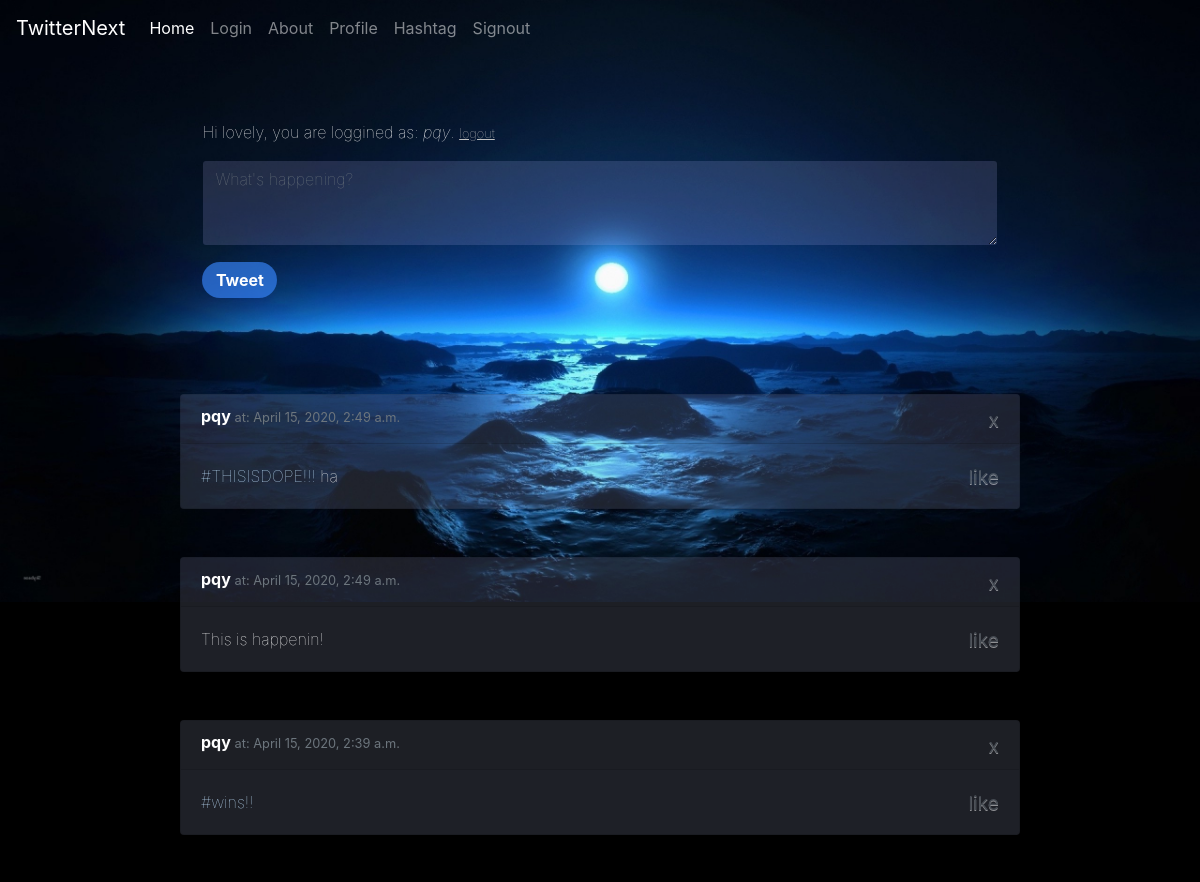
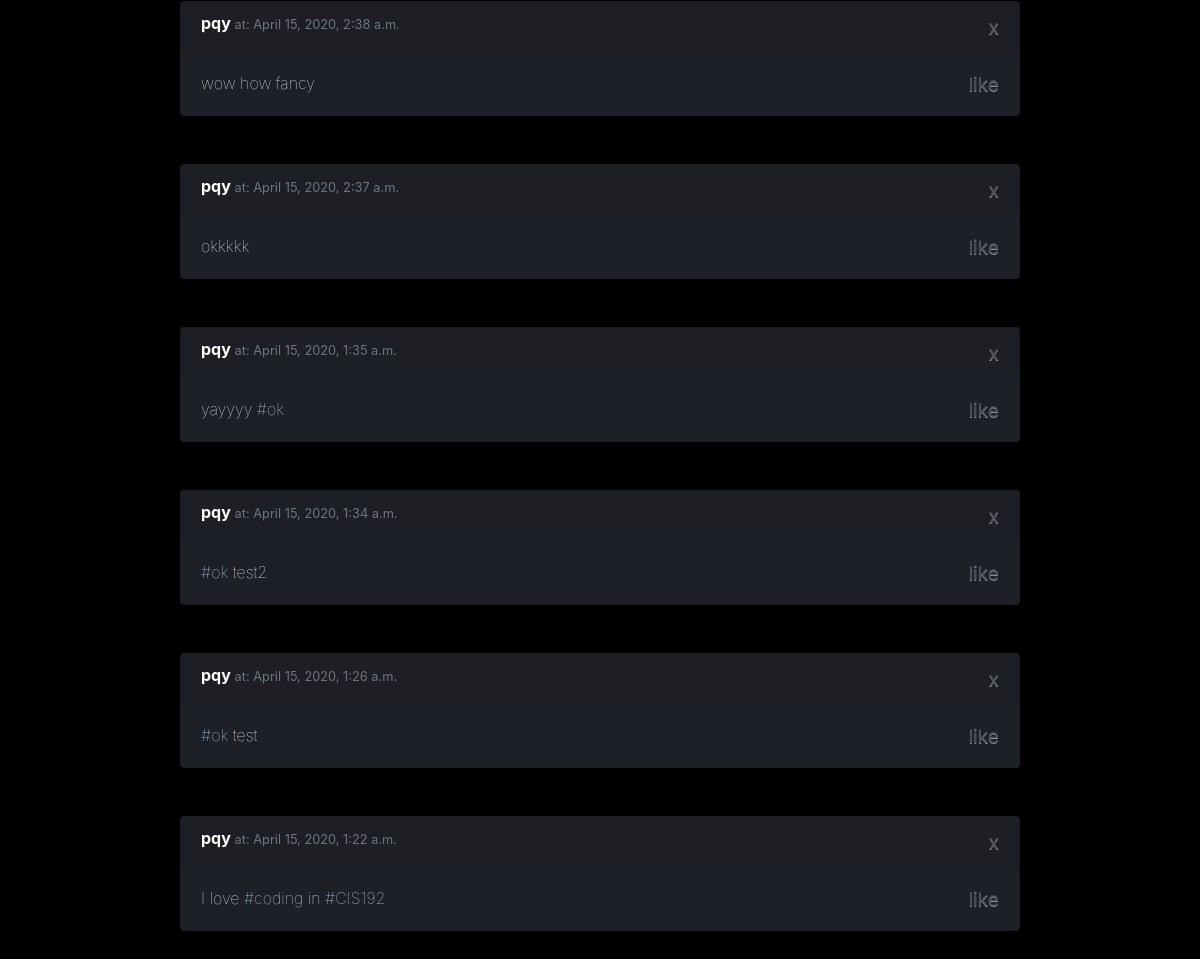
Screenshot of /home/ (signed in) with the database file from the repository (2 pictures, top to bottom).
### core/models.py (models this page shows, shortened)
class Tweet(models.Model):
    body = models.CharField(max_length=280)
    created_at = models.DateTimeField(auto_now=True)
    author = models.ForeignKey(User, on_delete=models.DO_NOTHING)
    likes = models.ManyToManyField(User, related_name='likes')
    parsed = models.ManyToManyField('TextPair')

class TextPair(models.Model):
    text = models.CharField(max_length=280)
    isHash = models.BooleanField()
    belongTo = models.ForeignKey('Tweet', on_delete=models.CASCADE, null=True)

### core/views.py (the view, shortened to what this page needs)
# urls.py: 2. Add a URL to urlpatterns:  path('', views.home, name='home')
def home(request):
    tweets = Tweet.objects.order_by("created_at").reverse()
    return render(request, "home.html", {"tweets" : tweets, "user": request.user, "valid": True})

### core/templates/home.html (shortened to what this page needs)
<!DOCTYPE html>
<html lang="en">
  <head>
    <link rel="stylesheet" href="https://stackpath.bootstrapcdn.com/bootstrap/4.4.1/css/bootstrap.min.css">
    {% load static %}
    <link rel="stylesheet" type="text/css" href="{% static 'new.css' %}">
  </head>
  <body class="black">
    <nav class="navbar navbar-expand-lg navbar-dark bg-transparent">
      <a class="navbar-brand active" href="/home">TwitterNext</a>
      <div class="collapse navbar-collapse" id="navbarSupportedContent">
        <ul class="navbar-nav mr-auto">
          <li class="nav-item active">
            <a class="nav-link" href="/home">
              Home <span class="sr-only">(current)</span></a>
          </li>
          <li class="nav-item">
            <a class="nav-link" href="/login">Login</a>
          </li>
          <li class="nav-item">
            <a class="nav-link" href="/about">About</a>
          </li>
          <li class="nav-item">
            <a class="nav-link" href="/profile">Profile</a>
          </li>
          <li class="nav-item">
             <a class="nav-link" href="/hashtagAll">Hashtag</a>
          </li>
           <li class="nav-item">
            <a class="nav-link" href="/signout">Signout</a>
          </li>
        </ul>
      </div>
    </nav>
    <div class="jumbotron bg-transparent">
      <div class="mx-auto dark" style="width: 70%; border-radius: 0px;">
        <p class="muted-text">
        Hi lovely, you are loggined as: <em>{{user}}</em>. <a href="/signout";"><small><u>logout</u></small></a>
        <br>
         </p>
        <form method="POST" action="/home/">
          <div class="mr-auto pull-right">
          <div class="form-group  pull-right">
            <textarea name="body" class="form-control" placeholder="What's happening?" rows="3"
            style="background-color: rgba(187, 188, 255, 0.164);
            border-color: transparent;"></textarea>
          </div>
          <button type="submit" formmethod="post" class="btn btn-info"
          style="background-color: #3988ffa4;
                 border-width: 0px;
                 border-radius: 24px;
                 min-width: 75px;"> <strong>Tweet</strong> </button>
          </div>
        </form>
      </div>
    </div>
  {% for tweet in tweets %}
    <div class="card mx-auto text-white bg-dark mb-5" style="width: 70%">
      <h6 class="card-header font-weight-light mb-0 align-text-bottom">
        <b class = "font-weight-bold">{{tweet.author}}   </b><small class="text-muted">at: {{tweet.created_at}}</small>
        <a class="close text-muted" href="/delete?id={{tweet.id}}"><small>x</small></a>
      </h6>
      <div class="card-body">
        <p class="card-text">
          {% for element in tweet.parsed.all %}
          {% if element.isHash %}
          <a href="/hashtag?name={{element.text|slice:'1:'}}" type="hashtag">{{element.text}}</a>
          {% else %}
          {{element.text}}
          {% endif %}
          {%endfor%}
          <a class="text-muted close" href="/like?id={{tweet.id}}"><small>like</small></a> </p>
      </div>
    </div>
  {%endfor%}
  </body>
</html>

### core/static/new.css (style rules this page uses)
.black { background-image: url("m1.jpg"); background-size: 100%; background-repeat: no-repeat; background-color: black; }
p { color: white !important; opacity: 100%; font-weight: 100 !important; }
u { color: rgb(194, 194, 194) !important; opacity: 100%; font-weight: 100 !important; }
small { text-align: right; }
a[type="hashtag"] { color: rgb(194, 226, 255) !important; }
.card { background-color: rgba(194, 208, 255, 0.151) !important; }
.form-control:valid { color: white !important; font-weight: 100; }

### rows the page displays
Tweet: author "pqy", created_at "April 15, 2020, 2:49 a.m."
TextPair: text "#THISISDOPE!!!"
TextPair: text "ha"
Tweet: author "pqy", created_at "April 15, 2020, 2:49 a.m."
TextPair: text "This is happenin!"
Tweet: author "pqy", created_at "April 15, 2020, 2:39 a.m."
TextPair: text "#wins!!"
Tweet: author "pqy", created_at "April 15, 2020, 2:38 a.m."
TextPair: text "wow how fancy"
Tweet: author "pqy", created_at "April 15, 2020, 2:37 a.m."
TextPair: text "okkkkk"
Tweet: author "pqy", created_at "April 15, 2020, 1:35 a.m."
TextPair: text "yayyyy"
TextPair: text "#ok"
Tweet: author "pqy", created_at "April 15, 2020, 1:34 a.m."
TextPair: text "#ok"
TextPair: text "test2"
Tweet: author "pqy", created_at "April 15, 2020, 1:26 a.m."
TextPair: text "#ok"
TextPair: text "test"
Tweet: author "pqy", created_at "April 15, 2020, 1:22 a.m."
TextPair: text "I love"
TextPair: text "#coding"
TextPair: text "in"
TextPair: text "#CIS192"

### other values shown
{{ user }} "pqy"
